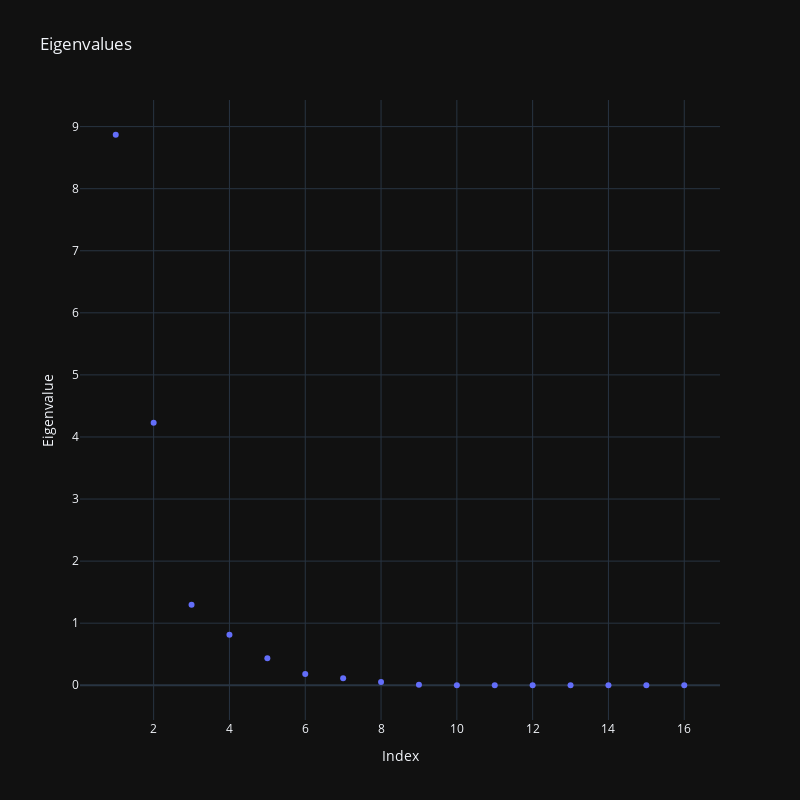
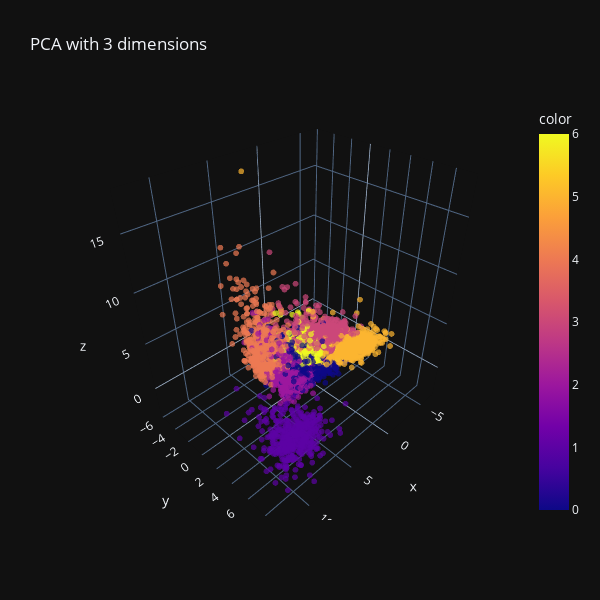

Notebook code cell kept with these figures, in order:
### Code cell
X_pca, d, eigenvecs = my_PCA(X_train)
fig = px.scatter_3d(x=X_pca.iloc[:, 0], y=X_pca.iloc[:, 1], z=X_pca.iloc[:, 2], color=y_train, title=f"PCA with {d} dimensions", opacity=0.7, width=600, height=600)
fig.update_traces(marker=dict(size=2))

### Figure 1 — Plotly figure (JSON) as saved in the notebook; plotly's stock layout.template omitted (floating-point values rounded to 4 significant figures)
{"data": [{"hovertemplate": "Index=%{x}<br>Eigenvalue=%{y}<extra></extra>", "legendgroup": "", "marker": {"color": "#636efa", "symbol": "circle"}, "mode": "markers", "name": "", "orientation": "v", "showlegend": false, "x": [1, 2, 3, 4, 5, 6, 7, 8, 9, 10, 11, 12, 13, 14, 15, 16], "xaxis": "x", "y": [8.869, 4.231, 1.299, 0.8148, 0.4361, 0.1822, 0.1122, 0.05205, 0.008227, 0.001418, 0.001051, 0.0002802, 0.0001476, 9.659e-06, 2.159e-06, 1.793e-06], "yaxis": "y", "type": "scatter"}], "layout": {"xaxis": {"anchor": "y", "domain": [0.0, 1.0], "title": {"text": "Index"}}, "yaxis": {"anchor": "x", "domain": [0.0, 1.0], "title": {"text": "Eigenvalue"}}, "legend": {"tracegroupgap": 0}, "title": {"text": "Eigenvalues"}, "height": 800, "width": 800}}

### Figure 2 — Plotly figure (JSON) as saved in the notebook; plotly's stock layout.template omitted (floating-point values rounded to 4 significant figures; data arrays with more than 128 entries replaced by an {"elided": "..."} marker saying what was removed)
{"data": [{"hovertemplate": "x=%{x}<br>y=%{y}<br>z=%{z}<br>color=%{marker.color}<extra></extra>", "legendgroup": "", "marker": {"color": {"elided": "10888 float values"}, "coloraxis": "coloraxis", "opacity": 0.7, "symbol": "circle", "size": 2}, "mode": "markers", "name": "", "scene": "scene", "showlegend": false, "x": {"elided": "10888 float values"}, "y": {"elided": "10888 float values"}, "z": {"elided": "10888 float values"}, "type": "scatter3d"}], "layout": {"scene": {"domain": {"x": [0.0, 1.0], "y": [0.0, 1.0]}, "xaxis": {"title": {"text": "x"}}, "yaxis": {"title": {"text": "y"}}, "zaxis": {"title": {"text": "z"}}}, "coloraxis": {"colorbar": {"title": {"text": "color"}}, "colorscale": [[0.0, "#0d0887"], [0.1111, "#46039f"], [0.2222, "#7201a8"], [0.3333, "#9c179e"], [0.4444, "#bd3786"], [0.5556, "#d8576b"], [0.6667, "#ed7953"], [0.7778, "#fb9f3a"], [0.8889, "#fdca26"], [1.0, "#f0f921"]]}, "legend": {"tracegroupgap": 0}, "title": {"text": "PCA with 3 dimensions"}, "height": 600, "width": 600}}
